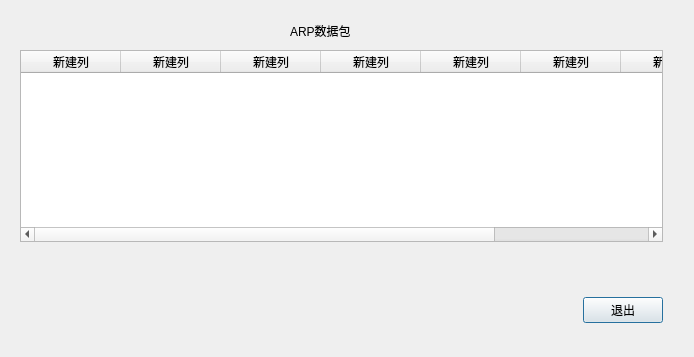
<?xml version="1.0" encoding="UTF-8"?>
<ui version="4.0">
 <class>ARPDialog</class>
 <widget class="QDialog" name="ARPDialog">
  <property name="geometry">
   <rect>
    <x>0</x>
    <y>0</y>
    <width>694</width>
    <height>357</height>
   </rect>
  </property>
  <property name="windowTitle">
   <string>ARPDialog</string>
  </property>
  <widget class="QWidget" name="layoutWidget">
   <property name="geometry">
    <rect>
     <x>20</x>
     <y>50</y>
     <width>643</width>
     <height>273</height>
    </rect>
   </property>
   <layout class="QVBoxLayout" name="verticalLayout">
    <item>
     <widget class="QTableWidget" name="tableWidget">
      <column>
       <property name="text">
        <string>新建列</string>
       </property>
      </column>
      <column>
       <property name="text">
        <string>新建列</string>
       </property>
      </column>
      <column>
       <property name="text">
        <string>新建列</string>
       </property>
      </column>
      <column>
       <property name="text">
        <string>新建列</string>
       </property>
      </column>
      <column>
       <property name="text">
        <string>新建列</string>
       </property>
      </column>
      <column>
       <property name="text">
        <string>新建列</string>
       </property>
      </column>
      <column>
       <property name="text">
        <string>新建列</string>
       </property>
      </column>
      <column>
       <property name="text">
        <string>新建列</string>
       </property>
      </column>
     </widget>
    </item>
    <item>
     <spacer name="verticalSpacer">
      <property name="orientation">
       <enum>Qt::Vertical</enum>
      </property>
      <property name="sizeHint" stdset="0">
       <size>
        <width>20</width>
        <height>38</height>
       </size>
      </property>
     </spacer>
    </item>
    <item>
     <layout class="QHBoxLayout" name="horizontalLayout">
      <item>
       <spacer name="horizontalSpacer">
        <property name="orientation">
         <enum>Qt::Horizontal</enum>
        </property>
        <property name="sizeHint" stdset="0">
         <size>
          <width>548</width>
          <height>20</height>
         </size>
        </property>
       </spacer>
      </item>
      <item>
       <widget class="QPushButton" name="pushButton">
        <property name="text">
         <string>退出</string>
        </property>
       </widget>
      </item>
     </layout>
    </item>
   </layout>
  </widget>
  <widget class="QLabel" name="label">
   <property name="geometry">
    <rect>
     <x>290</x>
     <y>20</y>
     <width>91</width>
     <height>21</height>
    </rect>
   </property>
   <property name="text">
    <string>ARP数据包</string>
   </property>
  </widget>
 </widget>
 <resources/>
 <connections/>
</ui>
